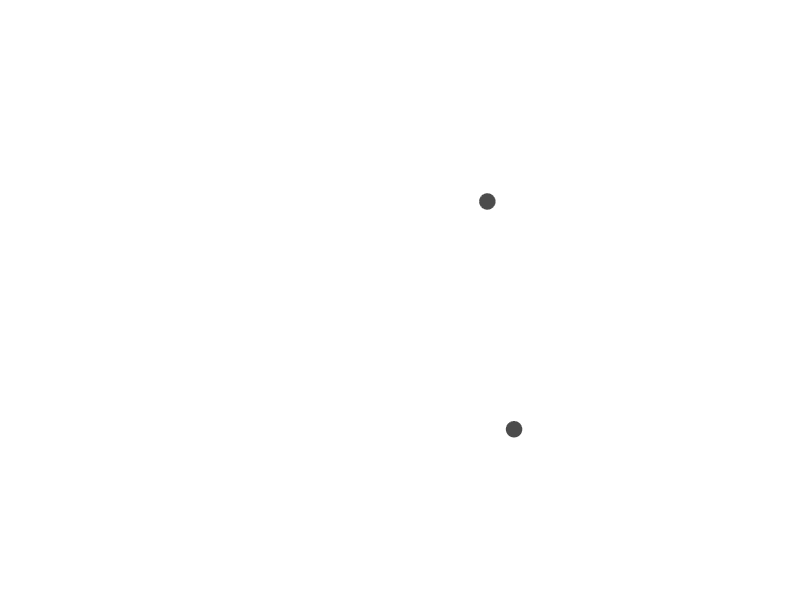
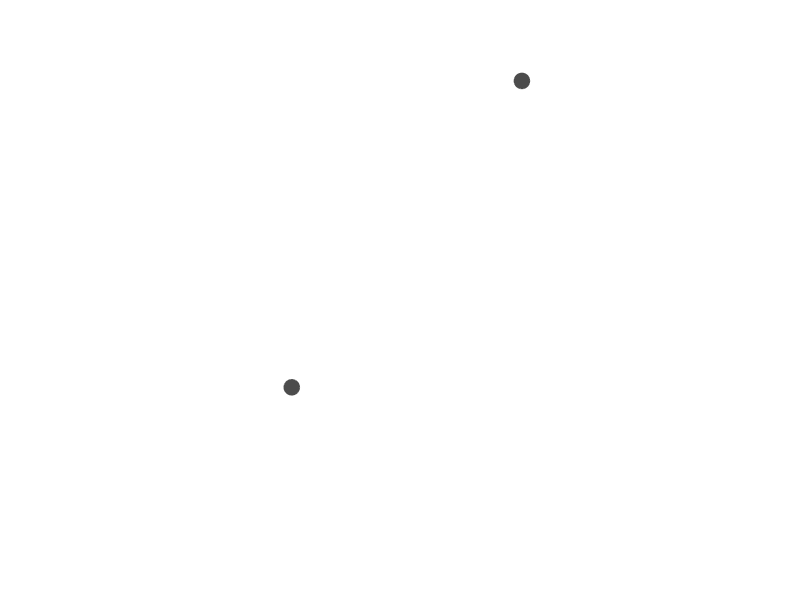
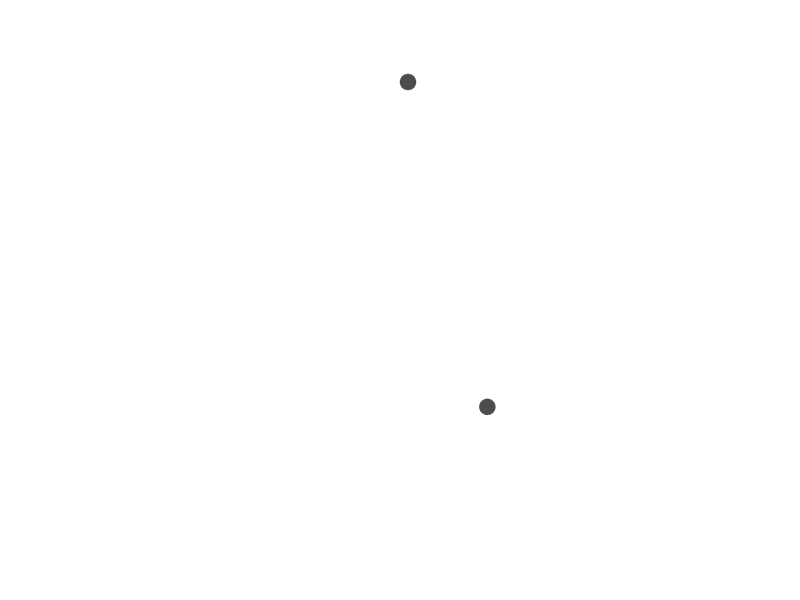
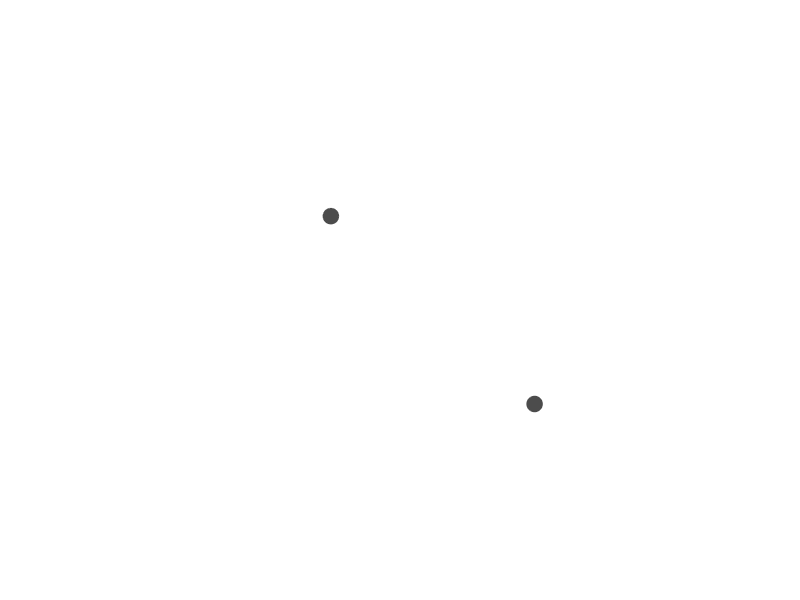

These figures' MATLAB source, in order:
% script for generating images for the second experiment (with joystick):
% only square and triangle are presented, without cross
% 50% - square is closer to the cross, 50% - triangle

% number of unique images of each type
n = 32;

% initialize matrix for all x, y coordinates of triangle and square
x_square = zeros(1,n*2);
y_square = zeros(1,n*2);
x_triangle = zeros(1,n*2);
y_triangle = zeros(1,n*2);

% initialize vector of distances between square and triangle in all images
ObjectDist = zeros(1,n*2);

% intervals of x,y changes for the square locations from -0.25 to 0.25, (0,0) - the middle of the screen
percentX_square = [-25:-15, 15:25];
percentY_square = [-25:-15, 15:25];

triangle = [0 1]; % 0 - triangle is further from the cross, 1 - closer to the cross
j = 0;
% get all x,y coordinates of objects
for trianglei = triangle
    switch trianglei
        case 0, ratDist = 1.5;  % ratio of distance between the cross and triangle
        case 1, ratDist = 1/1.5;
    end
    for imagei = 1:n
        % x,y coordinates of the square
        square_X = percentX_square(randperm(length(percentX_square),1))/100;
        square_Y = percentY_square(randperm(length(percentY_square),1))/100;
        
        % distance between cross(0,0) and square
        CrSq_distance = sqrt((square_X-0)^2+(square_Y-0)^2);
        
        % distance between cross and possible triangle location (radius of a circle around the cross)
        CrTr_distance = ratDist*CrSq_distance;
        
        % equation of the circle around the cross - all possible x,y coordinates of the triangle
        t = linspace(1,360);
        x_triangleAll=0+CrTr_distance*cos(t/180*pi);
        y_triangleAll=0+CrTr_distance*sin(t/180*pi);
        
        SqTr_angle = 0;
        while rad2deg(SqTr_angle) < 60
            % choose one random position
            id = randperm(length(x_triangleAll),1);
            triangle_X = x_triangleAll(id);
            triangle_Y = y_triangleAll(id);
            % distance between square and triangle
            SqTr_distance = sqrt((square_X-triangle_X)^2+(square_Y-triangle_Y)^2);
            % angle between square and triangle
            SqTr_angle = acos((CrTr_distance^2+CrSq_distance^2-SqTr_distance^2)/(2*CrTr_distance*CrSq_distance));
        end
        
        ObjectDist(imagei+j) = SqTr_distance;
        x_triangle(imagei+j)=triangle_X;
        y_triangle(imagei+j)=triangle_Y;
        
        x_square(imagei+j) = square_X;
        y_square(imagei+j) = square_Y;
    end
    j=j+n;
end
%% draw objects and save images
same = 1;  % 1 - the same objects (circles), 0 - different (square and triangle)
for imagei = 1:2*n
    % plot square and triangle
    figure(1), clf
    h1=plot(x_square(imagei),y_square(imagei));
    hold on
    h2=plot(x_triangle(imagei),y_triangle(imagei));
    if same == 1
        properties1 = {'Marker','LineWidth','MarkerSize','MarkerEdgeColor','MarkerFaceColor'};
        values1 = {'o',1,11,[0.3 0.3 0.3],[0.3 0.3 0.3]};
        properties2 = properties1;
        values2 = values1;
    else
        properties1 = {'Color','Marker','LineWidth','MarkerSize'};
        values1 = {'k','s',1,13};
        properties2 = {'Color','Marker','LineWidth','MarkerSize'};
        values2 = {'k','^',1,13};
    end
    set(h1,properties1,values1)
    set(h2,properties2,values2)
    axis([-0.5 0.5 -0.5 0.5]);
    axis square;
    set(gca,'xtick',[],'ytick',[],'Xcolor','none','Ycolor','none') % remove axes
    % save images
    if same == 0
        if imagei<=n
            print(gcf,[num2str(imagei) '_Sq2Cr.png'],'-dpng','-r300');
        else
            print(gcf,[num2str(imagei) '_Tr2Cr.png'],'-dpng','-r300');
        end
    else
        print(gcf,[num2str(imagei) '_circles.png'],'-dpng','-r300');
    end
end
%% export coordinates of objects in xls table
minObjectDist = zeros(1,n*2);
minObjectDist(1) = min(ObjectDist);
output = num2cell([x_square' y_square' x_triangle' y_triangle']);
typeImag = cell(2*n,1);
if same == 0
    for k = 1 : n
        typeImag{k} = [num2str(k) '_Sq2Cr.png'];
    end
    for k = n+1:2*n
        typeImag{k} = [num2str(k) '_Tr2Cr.png'];
    end
else
    for k = 1:2*n
        typeImag{k} = [num2str(k) '_circles.png'];
    end
end
variableNames = {'x_square', 'y_square', 'x_triangle', 'y_triangle', 'image name', 'min distance between objects'};
xlsfilename = ['TrSqCoordinates2_' datestr(now, 'yyyy-mm-dd_HH-MM-SS') '.xls'];           
xlswrite(xlsfilename,[variableNames; output, typeImag, num2cell(minObjectDist')]); % write to xls file
